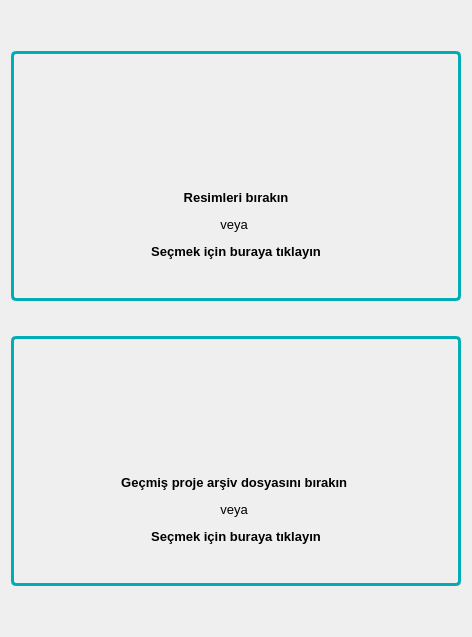
      <widget class="QWidget" name="page_data_importing">
       <property name="styleSheet">
        <string notr="true">#widget_importing_area, #widget_import_project{
	border-radius:5px;
	border: 3px solid #00ADB5;
}</string>
       </property>
       <layout class="QVBoxLayout" name="verticalLayout_11">
        <property name="spacing">
         <number>35</number>
        </property>
        <item>
         <spacer name="verticalSpacer_3">
          <property name="orientation">
           <enum>Qt::Vertical</enum>
          </property>
          <property name="sizeHint" stdset="0">
           <size>
            <width>20</width>
            <height>40</height>
           </size>
          </property>
         </spacer>
        </item>
        <item alignment="Qt::AlignHCenter">
         <widget class="QWidget" name="widget_importing_area" native="true">
          <property name="minimumSize">
           <size>
            <width>450</width>
            <height>250</height>
           </size>
          </property>
          <property name="maximumSize">
           <size>
            <width>450</width>
            <height>250</height>
           </size>
          </property>
          <property name="styleSheet">
           <string notr="true"/>
          </property>
          <layout class="QVBoxLayout" name="layout_importing_area">
           <property name="topMargin">
            <number>40</number>
           </property>
           <item alignment="Qt::AlignHCenter">
            <widget class="QLabel" name="icon_drop_images">
             <property name="minimumSize">
              <size>
               <width>60</width>
               <height>60</height>
              </size>
             </property>
             <property name="maximumSize">
              <size>
               <width>60</width>
               <height>60</height>
              </size>
             </property>
             <property name="acceptDrops">
              <bool>true</bool>
             </property>
             <property name="text">
              <string/>
             </property>
             <property name="pixmap">
              <pixmap resource="../../rcc_files/rsrc.qrc">:/images/templates/images/drop-images.svg</pixmap>
             </property>
             <property name="scaledContents">
              <bool>true</bool>
             </property>
            </widget>
           </item>
           <item>
            <widget class="QLabel" name="label_drop_images">
             <property name="font">
              <font>
               <pointsize>11</pointsize>
              </font>
             </property>
             <property name="acceptDrops">
              <bool>true</bool>
             </property>
             <property name="text">
              <string>&lt;html&gt;&lt;head/&gt;&lt;body&gt;&lt;p align=&quot;center&quot;&gt;&lt;span style=&quot; font-size:10pt; font-weight:600;&quot;&gt;Resimleri bırakın&lt;/span&gt;&lt;/p&gt;&lt;p align=&quot;center&quot;&gt;&lt;span style=&quot; font-size:10pt;&quot;&gt;veya &lt;/span&gt;&lt;/p&gt;&lt;p align=&quot;center&quot;&gt;&lt;span style=&quot; font-size:10pt; font-weight:600;&quot;&gt;Seçmek için buraya tıklayın&lt;/span&gt;&lt;/p&gt;&lt;/body&gt;&lt;/html&gt;</string>
             </property>
            </widget>
           </item>
          </layout>
         </widget>
        </item>
        <item alignment="Qt::AlignHCenter">
         <widget class="QWidget" name="widget_import_project" native="true">
          <property name="minimumSize">
           <size>
            <width>450</width>
            <height>250</height>
           </size>
          </property>
          <property name="maximumSize">
           <size>
            <width>450</width>
            <height>250</height>
           </size>
          </property>
          <layout class="QVBoxLayout" name="verticalLayout_12">
           <property name="topMargin">
            <number>40</number>
           </property>
           <item alignment="Qt::AlignHCenter">
            <widget class="QLabel" name="icon_drop_project">
             <property name="minimumSize">
              <size>
               <width>60</width>
               <height>60</height>
              </size>
             </property>
             <property name="maximumSize">
              <size>
               <width>60</width>
               <height>60</height>
              </size>
             </property>
             <property name="acceptDrops">
              <bool>true</bool>
             </property>
             <property name="text">
              <string/>
             </property>
             <property name="pixmap">
              <pixmap resource="../../rcc_files/rsrc.qrc">:/images/templates/images/import-project.svg</pixmap>
             </property>
             <property name="scaledContents">
              <bool>true</bool>
             </property>
            </widget>
           </item>
           <item>
            <widget class="QLabel" name="label_drop_project">
             <property name="acceptDrops">
              <bool>true</bool>
             </property>
             <property name="text">
              <string>&lt;html&gt;&lt;head/&gt;&lt;body&gt;&lt;p align=&quot;center&quot;&gt;&lt;span style=&quot; font-size:10pt; font-weight:600;&quot;&gt;Geçmiş proje arşiv dosyasını bırakın &lt;/span&gt;&lt;/p&gt;&lt;p align=&quot;center&quot;&gt;&lt;span style=&quot; font-size:10pt;&quot;&gt;veya &lt;/span&gt;&lt;/p&gt;&lt;p align=&quot;center&quot;&gt;&lt;span style=&quot; font-size:10pt; font-weight:600;&quot;&gt;Seçmek için buraya tıklayın&lt;/span&gt;&lt;/p&gt;&lt;/body&gt;&lt;/html&gt;</string>
             </property>
            </widget>
           </item>
          </layout>
         </widget>
        </item>
        <item>
         <spacer name="verticalSpacer_4">
          <property name="orientation">
           <enum>Qt::Vertical</enum>
          </property>
          <property name="sizeHint" stdset="0">
           <size>
            <width>20</width>
            <height>40</height>
           </size>
          </property>
         </spacer>
        </item>
       </layout>
      </widget>
